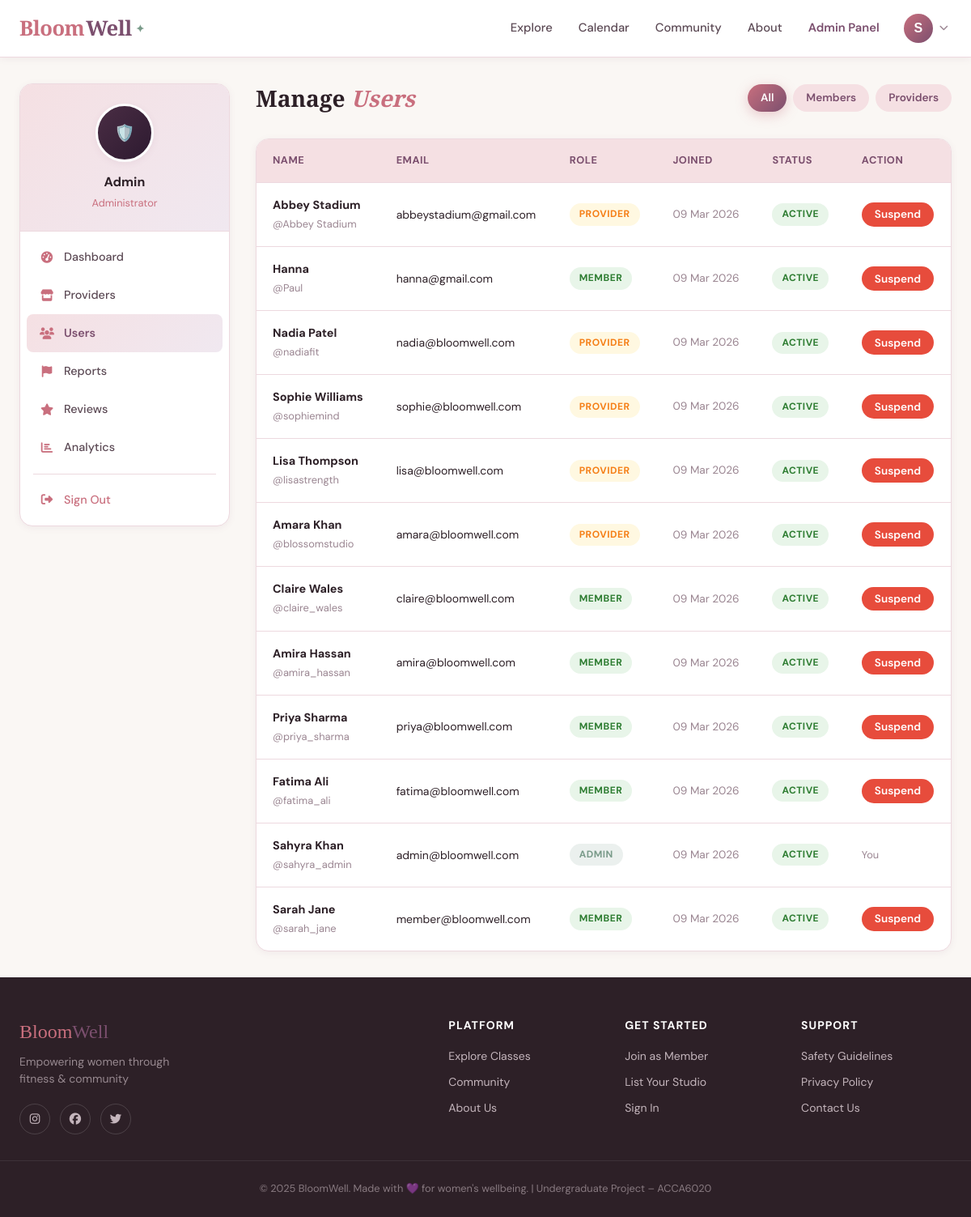
Page /admin/users (signed in) on the committed database.
### app/models/__init__.py (models this page shows, shortened)
class User(UserMixin, db.Model):
    __tablename__ = 'users'
    id = db.Column(db.Integer, primary_key=True)
    email = db.Column(db.String(120), unique=True, nullable=False, index=True)
    username = db.Column(db.String(80), unique=True, nullable=False)
    password_hash = db.Column(db.String(256), nullable=False)
    role = db.Column(db.String(20), nullable=False, default='member')
    full_name = db.Column(db.String(120))
    profile_image = db.Column(db.String(200), default='default_avatar.png')
    bio = db.Column(db.Text)
    location = db.Column(db.String(120))
    phone = db.Column(db.String(20))
    is_active = db.Column(db.Boolean, default=True)
    is_verified = db.Column(db.Boolean, default=False)
    created_at = db.Column(db.DateTime, default=datetime.utcnow)
    last_seen = db.Column(db.DateTime, default=datetime.utcnow)
    member_profile = db.relationship('MemberProfile', backref='user', uselist=False, cascade='all, delete-orphan')
    provider_profile = db.relationship('ProviderProfile', backref='user', uselist=False, cascade='all, delete-orphan')
    bookings = db.relationship('Booking', backref='user', lazy='dynamic', cascade='all, delete-orphan')
    reviews = db.relationship('Review', backref='user', lazy='dynamic', cascade='all, delete-orphan')
    reports = db.relationship('Report', backref='reporter', lazy='dynamic', cascade='all, delete-orphan', foreign_keys='Report.reporter_id')
    discussions = db.relationship('Discussion', backref='author', lazy='dynamic', cascade='all, delete-orphan')
    discussion_replies = db.relationship('DiscussionReply', backref='author', lazy='dynamic', cascade='all, delete-orphan')
    def is_admin(self): return self.role == 'admin'
    def is_provider(self): return self.role == 'provider'
    def is_member(self): return self.role == 'member'

### app/routes/admin.py (the view)
@admin_bp.route('/users')
@login_required
@admin_required
def users():
    role_filter = request.args.get('role', '')
    search = request.args.get('q', '')
    query = User.query
    if role_filter:
        query = query.filter_by(role=role_filter)
    if search:
        query = query.filter(
            User.email.ilike(f'%{search}%') | User.full_name.ilike(f'%{search}%') |
            User.username.ilike(f'%{search}%')
        )
    users = query.order_by(User.created_at.desc()).paginate(
        page=request.args.get('page', 1, type=int), per_page=20, error_out=False)
    return render_template('admin/users.html', users=users, role_filter=role_filter,
                           search=search, title='Manage Users')

### app/models/__init__.py (called while the page is built)
@login_manager.user_loader
def load_user(user_id):
    return User.query.get(int(user_id))

### app/routes/admin.py (called while the page is built)
def admin_required(f):
    @wraps(f)
    def decorated_function(*args, **kwargs):
        if not current_user.is_authenticated or not current_user.is_admin():
            flash('Admin access only.', 'danger')
            return redirect(url_for('main.index'))
        return f(*args, **kwargs)
    return decorated_function

### app/templates/admin/users.html
{% extends "base.html" %}
{% block content %}
<div class="dashboard-layout">
  <aside class="sidebar"><div class="sidebar-card">
    <div class="sidebar-header"><div class="sidebar-avatar" style="background:linear-gradient(135deg,#4a2d44,#2d1a30);font-size:1.25rem;">🛡️</div><div class="sidebar-name">Admin</div><div class="sidebar-role" style="color:var(--rose);">Administrator</div></div>
    <nav class="sidebar-nav">
      <a href="{{ url_for('admin.dashboard') }}" class="sidebar-link"><i class="fas fa-tachometer-alt"></i> Dashboard</a>
      <a href="{{ url_for('admin.providers') }}" class="sidebar-link"><i class="fas fa-store"></i> Providers</a>
      <a href="{{ url_for('admin.users') }}" class="sidebar-link active"><i class="fas fa-users"></i> Users</a>
      <a href="{{ url_for('admin.reports') }}" class="sidebar-link"><i class="fas fa-flag"></i> Reports</a>
      <a href="{{ url_for('admin.reviews') }}" class="sidebar-link"><i class="fas fa-star"></i> Reviews</a>
      <a href="{{ url_for('admin.analytics') }}" class="sidebar-link"><i class="fas fa-chart-bar"></i> Analytics</a>
      <div class="sidebar-divider"></div>
      <a href="{{ url_for('auth.logout') }}" class="sidebar-link" style="color:var(--rose);"><i class="fas fa-sign-out-alt"></i> Sign Out</a>
    </nav>
  </div></aside>
  <div class="dashboard-content">
    <div style="display:flex;align-items:center;justify-content:space-between;margin-bottom:2rem;flex-wrap:wrap;gap:1rem;">
      <h1 style="font-size:1.75rem;font-family:var(--font-display);">Manage <em style="color:var(--rose);">Users</em></h1>
      <div style="display:flex;gap:0.5rem;">
        <a href="{{ url_for('admin.users') }}" class="btn btn-sm {{ 'btn-primary' if not role_filter else 'btn-ghost' }}">All</a>
        <a href="{{ url_for('admin.users', role='member') }}" class="btn btn-sm {{ 'btn-primary' if role_filter=='member' else 'btn-ghost' }}">Members</a>
        <a href="{{ url_for('admin.users', role='provider') }}" class="btn btn-sm {{ 'btn-primary' if role_filter=='provider' else 'btn-ghost' }}">Providers</a>
      </div>
    </div>
    {% if users.items %}
    <div class="table-wrapper">
      <table><thead><tr><th>Name</th><th>Email</th><th>Role</th><th>Joined</th><th>Status</th><th>Action</th></tr></thead>
      <tbody>
        {% for u in users.items %}
        <tr>
          <td><strong>{{ u.full_name or u.username }}</strong><br><span style="font-size:0.8rem;color:var(--text-light);">@{{ u.username }}</span></td>
          <td style="font-size:0.875rem;">{{ u.email }}</td>
          <td><span class="status-badge status-{{ 'confirmed' if u.role=='member' else 'pending' if u.role=='provider' else 'attended' }}">{{ u.role.title() }}</span></td>
          <td style="font-size:0.85rem;color:var(--text-light);">{{ u.created_at.strftime('%d %b %Y') }}</td>
          <td><span class="status-badge {{ 'status-confirmed' if u.is_active else 'status-cancelled' }}">{{ 'Active' if u.is_active else 'Suspended' }}</span></td>
          <td>{% if u.id != current_user.id %}<form method="POST" action="{{ url_for('admin.toggle_user', user_id=u.id) }}" onsubmit="return confirm('{{ 'Suspend' if u.is_active else 'Activate' }} this user?')"><input type="hidden" name="csrf_token" value="{{ csrf_token() }}"><button class="btn btn-sm {{ 'btn-danger' if u.is_active else 'btn-sage' }}">{{ 'Suspend' if u.is_active else 'Activate' }}</button></form>{% else %}<span style="color:var(--text-light);font-size:0.8rem;">You</span>{% endif %}</td>
        </tr>
        {% endfor %}
      </tbody></table>
    </div>
    {% else %}<div class="empty-state"><div class="empty-state-icon">👥</div><h3>No users found</h3></div>{% endif %}
  </div>
</div>
{% endblock %}

### app/templates/base.html (shortened to what this page needs)
<!DOCTYPE html>
<html lang="en">
<head>
    <link rel="stylesheet" href="https://cdnjs.cloudflare.com/ajax/libs/font-awesome/6.5.0/css/all.min.css">
    <link rel="stylesheet" href="{{ url_for('static', filename='css/style.css') }}">
</head>
<body>
<nav class="navbar">
    <div class="nav-container">
        <a href="{{ url_for('main.index') }}" class="nav-logo">
            <span class="logo-bloom">Bloom</span><span class="logo-well">Well</span><span class="logo-dot">✦</span>
        </a>
        <div class="nav-links">
            <a href="{{ url_for('main.explore') }}" class="nav-link">Explore</a>
            <a href="{{ url_for('main.calendar') }}" class="nav-link">Calendar</a>
            <a href="{{ url_for('main.community') }}" class="nav-link">Community</a>
            <a href="{{ url_for('main.about') }}" class="nav-link">About</a>
            {% if current_user.is_authenticated %}
                {% if current_user.is_admin() %}
                    <a href="{{ url_for('admin.dashboard') }}" class="nav-link nav-dashboard">Admin Panel</a>
                {% elif current_user.is_provider() %}
                    <a href="{{ url_for('provider.dashboard') }}" class="nav-link nav-dashboard">My Studio</a>
                {% else %}
                    <a href="{{ url_for('member.dashboard') }}" class="nav-link nav-dashboard">My Space</a>
                {% endif %}
                <div class="nav-user-menu">
                    <button class="nav-avatar-btn" onclick="toggleUserMenu()">
                        {% if current_user.profile_image and current_user.profile_image != 'default_avatar.png' %}
                            <img src="{{ url_for('static', filename='images/' + current_user.profile_image) }}" alt="avatar" class="nav-avatar-img">
                        {% else %}
                            <div class="nav-avatar-placeholder">{{ current_user.full_name[0] if current_user.full_name else current_user.username[0] }}</div>
                        {% endif %}
                        <i class="fas fa-chevron-down nav-chevron"></i>
                    </button>
                </div>
            {% else %}
                <a href="{{ url_for('auth.login') }}" class="btn-nav-outline">Sign In</a>
                <a href="{{ url_for('auth.register') }}" class="btn-nav-solid">Join Free</a>
            {% endif %}
        </div>
    </div>
</nav>
<main>
    {% block content %}{% endblock %}
</main>
<footer class="footer">
    <div class="footer-container">
        <div class="footer-brand">
            <p class="footer-logo"><span class="logo-bloom">Bloom</span><span class="logo-well">Well</span></p>
            <p class="footer-tagline">Empowering women through fitness & community</p>
            <div class="footer-social">
                <a href="#" class="social-link"><i class="fab fa-instagram"></i></a>
                <a href="#" class="social-link"><i class="fab fa-facebook"></i></a>
                <a href="#" class="social-link"><i class="fab fa-twitter"></i></a>
            </div>
        </div>
        <div class="footer-links">
            <div class="footer-col">
                <h4>Platform</h4>
                <a href="{{ url_for('main.explore') }}">Explore Classes</a>
                <a href="{{ url_for('main.community') }}">Community</a>
                <a href="{{ url_for('main.about') }}">About Us</a>
            </div>
            <div class="footer-col">
                <h4>Get Started</h4>
                <a href="{{ url_for('auth.register') }}">Join as Member</a>
                <a href="{{ url_for('auth.register') }}">List Your Studio</a>
                <a href="{{ url_for('auth.login') }}">Sign In</a>
            </div>
            <div class="footer-col">
                <h4>Support</h4>
                <a href="#">Safety Guidelines</a>
                <a href="#">Privacy Policy</a>
                <a href="#">Contact Us</a>
            </div>
        </div>
    </div>
    <div class="footer-bottom">
        <p>© 2025 BloomWell. Made with 💜 for women's wellbeing. | Undergraduate Project – ACCA6020</p>
    </div>
</footer>
</body>
</html>

### rows in the picture
User: full_name "S", full_name "Sahyra Khan", username "sahyra_admin", email "admin@bloomwell.com", role "ADMIN", created_at "09 Mar 2026", is_active "ACTIVE", shows "You"
User: full_name "Abbey Stadium", username "Abbey Stadium", email "abbeystadium@gmail.com", role "PROVIDER", created_at "09 Mar 2026", is_active "ACTIVE", is_active "Suspend"
User: full_name "Hanna", username "Paul", email "hanna@gmail.com", role "MEMBER", created_at "09 Mar 2026", is_active "ACTIVE", is_active "Suspend"
User: full_name "Nadia Patel", username "nadiafit", email "nadia@bloomwell.com", role "PROVIDER", created_at "09 Mar 2026", is_active "ACTIVE", is_active "Suspend"
User: full_name "Sophie Williams", username "sophiemind", email "sophie@bloomwell.com", role "PROVIDER", created_at "09 Mar 2026", is_active "ACTIVE", is_active "Suspend"
User: full_name "Lisa Thompson", username "lisastrength", email "lisa@bloomwell.com", role "PROVIDER", created_at "09 Mar 2026", is_active "ACTIVE", is_active "Suspend"
User: full_name "Amara Khan", username "blossomstudio", email "amara@bloomwell.com", role "PROVIDER", created_at "09 Mar 2026", is_active "ACTIVE", is_active "Suspend"
User: full_name "Claire Wales", username "claire_wales", email "claire@bloomwell.com", role "MEMBER", created_at "09 Mar 2026", is_active "ACTIVE", is_active "Suspend"
User: full_name "Amira Hassan", username "amira_hassan", email "amira@bloomwell.com", role "MEMBER", created_at "09 Mar 2026", is_active "ACTIVE", is_active "Suspend"
User: full_name "Priya Sharma", username "priya_sharma", email "priya@bloomwell.com", role "MEMBER", created_at "09 Mar 2026", is_active "ACTIVE", is_active "Suspend"
User: full_name "Fatima Ali", username "fatima_ali", email "fatima@bloomwell.com", role "MEMBER", created_at "09 Mar 2026", is_active "ACTIVE", is_active "Suspend"
User: full_name "Sarah Jane", username "sarah_jane", email "member@bloomwell.com", role "MEMBER", created_at "09 Mar 2026", is_active "ACTIVE", is_active "Suspend"
